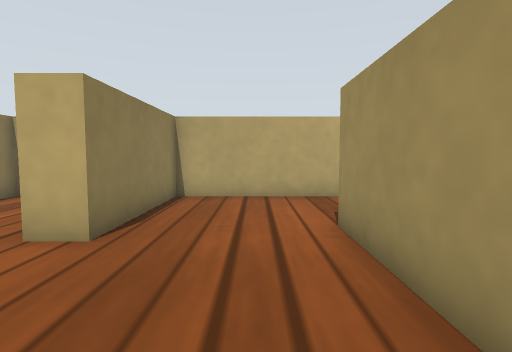
View 1 (above)

16 first-person views from a walk through a robot-simulator world made for Gazebo. The camera is 0.26 m above the floor, tilts 4° down and sees 80° across. The floor is counted in squares, 0.2 m on a side. Each view is taken from the middle of a square. On the plan, view 1 faces up. The plan holds only what a view shows up to about 13 squares ahead; the rest is blank. Simple patterns stand in for the simulator's built-in surfaces.

View 2
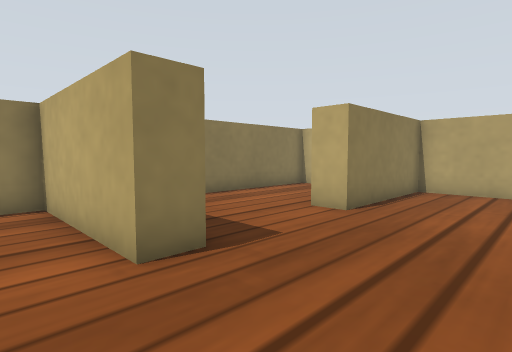

View 3
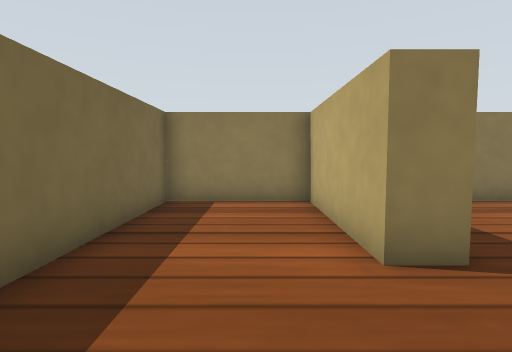

View 4
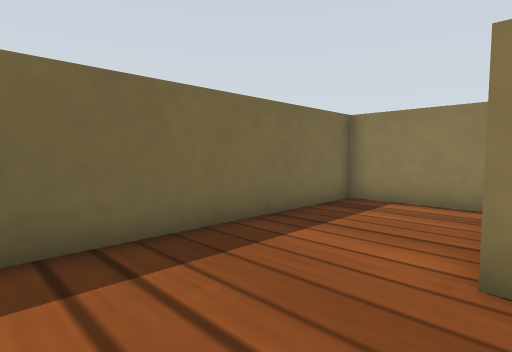

View 5
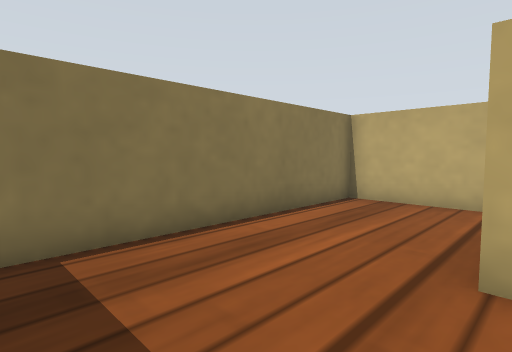

View 6
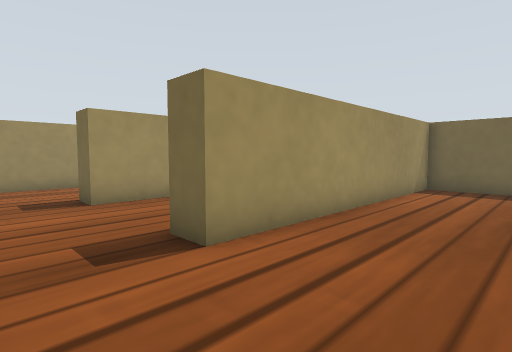

View 7
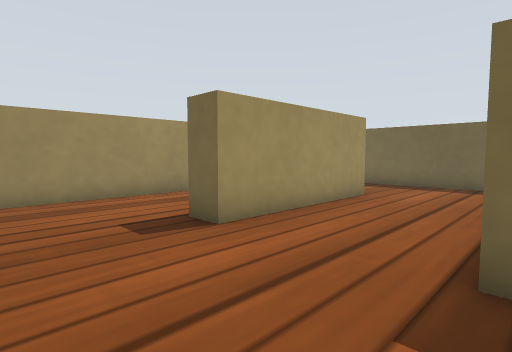

View 8
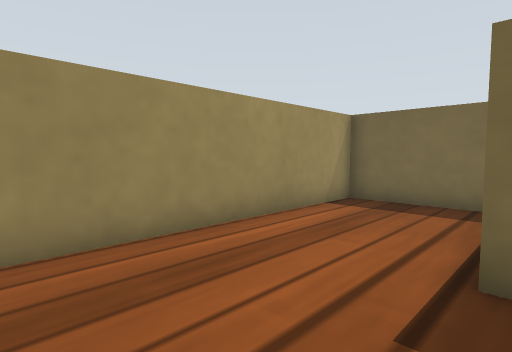

View 9
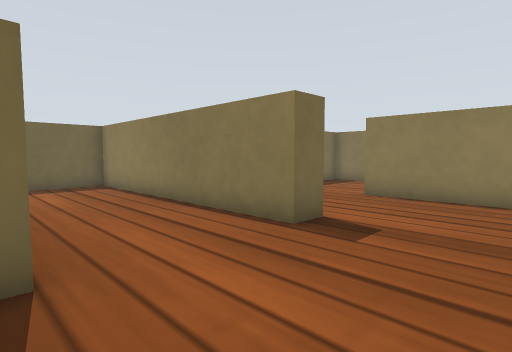

View 10
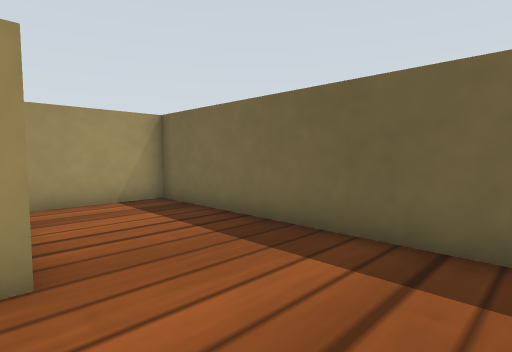

View 11
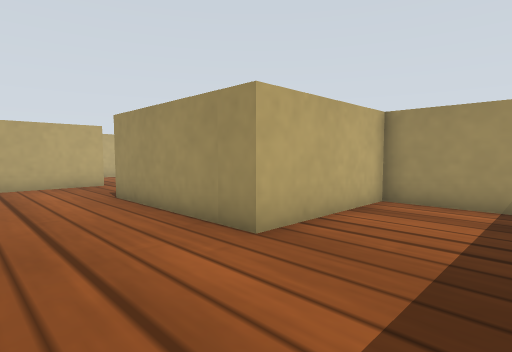

View 12
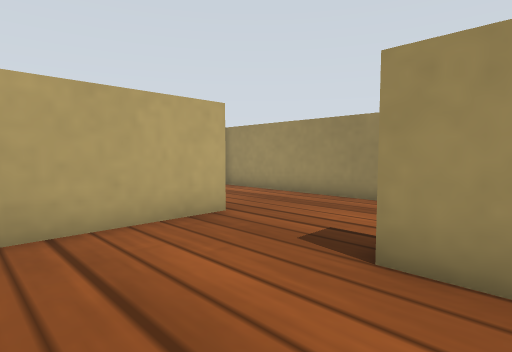

View 13
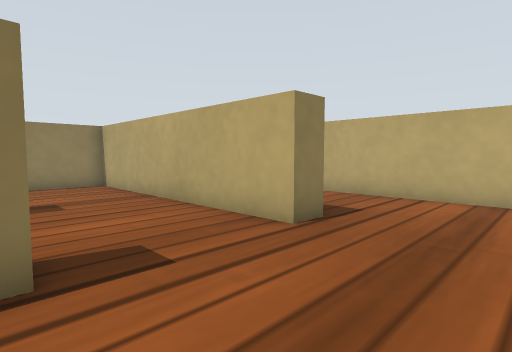

View 14
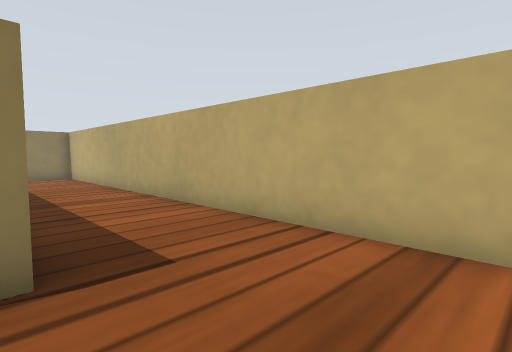

View 15
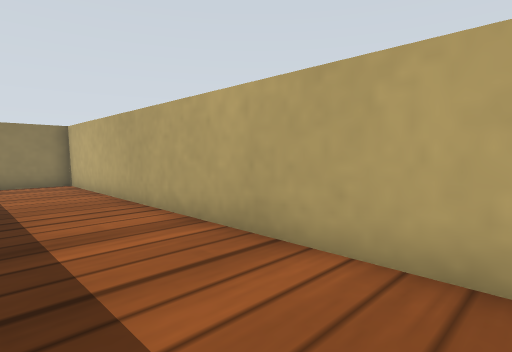

View 16
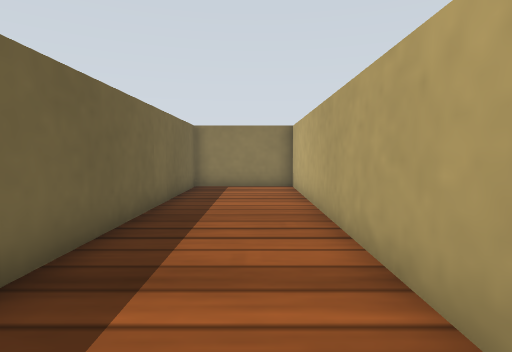

### Floor plan
Points are (right, up) in squares from view 1. A wall is a line through its corners. A room is listed if a view was taken in it or the views show most of it. See-through windows are left out.
Room 1 (views 1, 4, 5)
walls: (-2.5, 0.6) (-2.5, -0.5); (-2.5, 4.5) (-3.5, 4.5); (1.5, -0.5) (1.5, 4.5)
ways out: opening at (-0.5, 0) to room 2; opening at (-0.5, 5) to room 3; opening at (-3, 2.5) to room 7
Room 2 (views 2, 3)
walls: (-2.5, -0.5) (-7.5, -0.5) (-7.5, -4.5) (1.5, -4.5) (1.5, -0.5)
ways out: opening at (-0.5, 0) to room 1
Room 3 (view 6)
walls: (1.5, 4.5) (1.5, 5.5); (1.5, 9.5) (-2.5, 9.5) (-2.5, 4.5)
ways out: opening at (-0.5, 5) to room 1; opening at (2, 7.5) to room 4
Room 4 (views 7, 10, 11, 12)
walls: (1.5, 5.5) (2.5, 5.5) (2.5, -4.5) (11.5, -4.5) (11.5, -0.5) (6.5, -0.5) (6.5, 5.5); (6.5, 9.5) (1.5, 9.5)
ways out: opening at (2, 7.5) to room 3; opening at (7, 7.5) to room 5
Room 5 (views 8, 9, 13)
walls: (6.5, 5.5) (7.5, 5.5); (8.1, 0.5) (11.5, 0.5) (11.5, 9.5); (7.5, 9.5) (6.5, 9.5)
ways out: opening at (7, 7.5) to room 4; opening at (9.5, 10) to room 6
Room 6 (views 14, 15, 16)
walls: (7.5, 10.6) (7.5, 9.5); (10.8, 14.5) (-7.5, 14.5) (-7.5, 10.5) (2.1, 10.5); (11.5, 9.5) (11.5, 14)
ways out: opening at (9.5, 10) to room 5
Room 7 (no view inside)
walls: (-4.1, 9.5) (-7.5, 9.5) (-7.5, 1.2)
ways out: opening at (-3, 2.5) to room 1

Where each view was taken, in squares from view 1:
view 1: 0 up, 0 right, facing up
view 2: 2 down, 1 right, facing up-left
view 3: 2 down, 1 right, facing left
view 4: 0 up, 1 right, facing down-left
view 5: 1 up, 3 left, facing up-left
view 6: 8 up, 2 left, facing down-right
view 7: 9 up, 2 right, facing down-right
view 8: 9 up, 7 right, facing down-right
view 9: 9 up, 7 right, facing down-left
view 10: 0 up, 3 right, facing down-right
view 11: 4 down, 3 right, facing up-right
view 12: 4 up, 3 right, facing up-right
view 13: 5 up, 11 right, facing up-left
view 14: 10 up, 11 right, facing up-left
view 15: 11 up, 7 right, facing up-left
view 16: 13 up, 5 right, facing left
